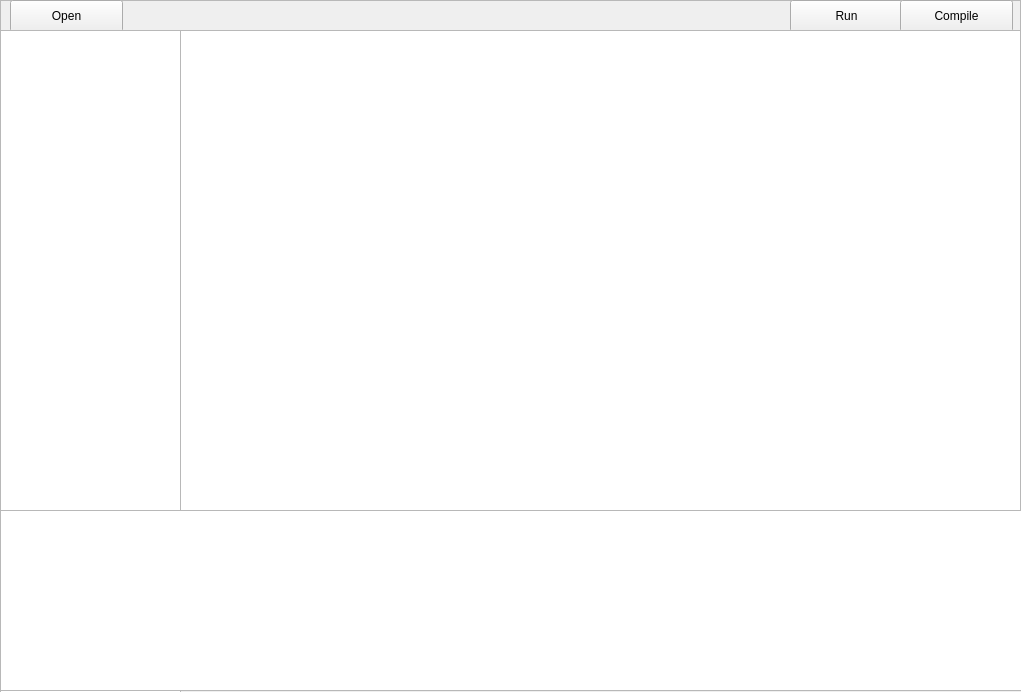
<?xml version="1.0" encoding="UTF-8"?>
<ui version="4.0">
 <class>MainWindow</class>
 <widget class="QMainWindow" name="MainWindow">
  <property name="geometry">
   <rect>
    <x>0</x>
    <y>0</y>
    <width>1021</width>
    <height>692</height>
   </rect>
  </property>
  <property name="windowTitle">
   <string>AutomationLED IDE</string>
  </property>
  <widget class="QWidget" name="centralwidget">
   <widget class="QFrame" name="frame">
    <property name="geometry">
     <rect>
      <x>0</x>
      <y>0</y>
      <width>1021</width>
      <height>31</height>
     </rect>
    </property>
    <property name="frameShape">
     <enum>QFrame::StyledPanel</enum>
    </property>
    <property name="frameShadow">
     <enum>QFrame::Raised</enum>
    </property>
    <widget class="QPushButton" name="pushButton">
     <property name="geometry">
      <rect>
       <x>10</x>
       <y>0</y>
       <width>113</width>
       <height>32</height>
      </rect>
     </property>
     <property name="text">
      <string>Open</string>
     </property>
    </widget>
    <widget class="QPushButton" name="pushButton_2">
     <property name="geometry">
      <rect>
       <x>790</x>
       <y>0</y>
       <width>113</width>
       <height>32</height>
      </rect>
     </property>
     <property name="text">
      <string>Run</string>
     </property>
    </widget>
    <widget class="QPushButton" name="pushButton_3">
     <property name="geometry">
      <rect>
       <x>900</x>
       <y>0</y>
       <width>113</width>
       <height>32</height>
      </rect>
     </property>
     <property name="text">
      <string>Compile</string>
     </property>
    </widget>
   </widget>
   <widget class="QListView" name="listView">
    <property name="geometry">
     <rect>
      <x>0</x>
      <y>30</y>
      <width>181</width>
      <height>671</height>
     </rect>
    </property>
   </widget>
   <widget class="QTextEdit" name="textEdit">
    <property name="geometry">
     <rect>
      <x>180</x>
      <y>30</y>
      <width>841</width>
      <height>481</height>
     </rect>
    </property>
   </widget>
   <widget class="QTextBrowser" name="textBrowser">
    <property name="geometry">
     <rect>
      <x>0</x>
      <y>510</y>
      <width>1031</width>
      <height>181</height>
     </rect>
    </property>
   </widget>
  </widget>
 </widget>
 <resources/>
 <connections/>
</ui>
